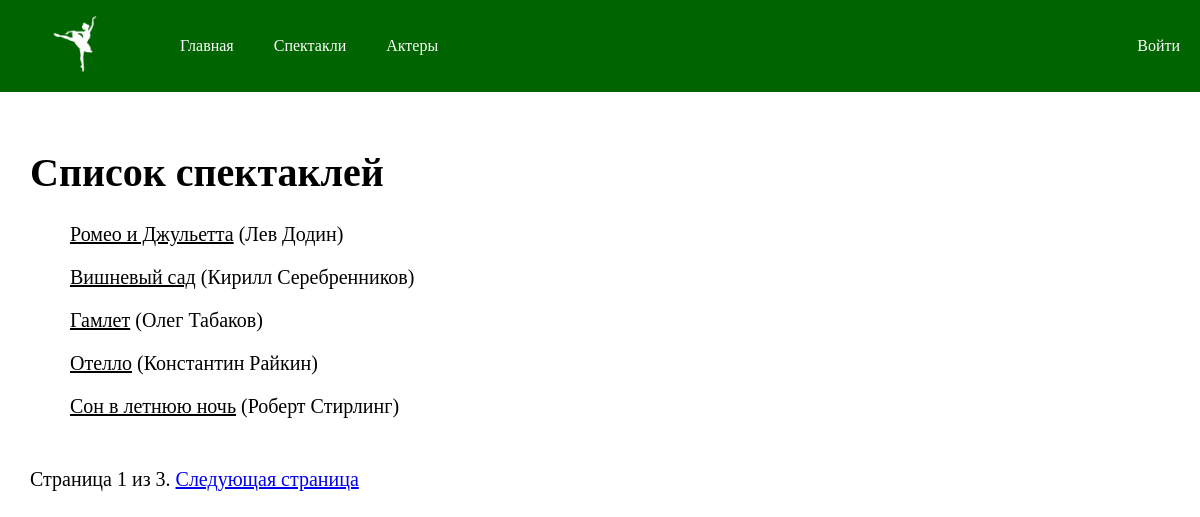
/catalog/plays/, run on the app's committed database.
### catalog/models.py (models this page shows, shortened)
class Play(models.Model):
    name = models.CharField(max_length=200, help_text="Введите название спектакля", verbose_name="Название")
    genre = models.ManyToManyField(Genre, help_text="Выбери жанр", verbose_name="Жанр")
    director = models.CharField(max_length=200, help_text="Введите ФИ режиссера", verbose_name="Режиссер")
    datetime = models.DateTimeField(help_text="Введите дату и время", verbose_name="Дата и время")
    class Meta:
      verbose_name = "спектакль"
      verbose_name_plural = "Спектакли"
    def get_absolute_url(self):
        return reverse('play-detail', args=[str(self.id)])
    def display_genre(self):
        """
        Creates a string for the Genre. This is required to display genre in Admin.
        """
        return ', '.join([ genre.name for genre in self.genre.all()[:3] ])
    display_genre.short_description = 'Жанр'

### catalog/views.py (the view)
class PlayListView(generic.ListView):
    model = Play
    paginate_by = 5

### catalog/templates/catalog/play_list.html
{% extends "base.html" %}
{% block content %}
<div class="plays">
    <h1>Список спектаклей</h1>
    {% if play_list %}
    <ul class="plays__menu">
      {% for play in play_list %}
      <li>
        <a href="{{ play.get_absolute_url }}" class="plays__link">{{ play.name }}</a> ({{play.director}})
      </li>
      {% endfor %}
    </ul>
    {% else %}
      <p>Пока спектаклей не планируется :(</p>
    {% endif %}
</div>
{% endblock %}

### catalog/templates/base.html (shortened to what this page needs)
<!DOCTYPE html>
<html lang="en">
<head>
  {% load static %}
  <link rel="stylesheet" href="{% static 'css/styles.css' %}">
</head>
<body>
  <header class="header">
    <nav class="header__navigation navigation">
      <ul class="navigation__menu">
        <li class="navigation__item"><a href="{% url 'index' %}"><img src="{% static 'img/ballerina.png' %}" class="navigation__logo"></a></li>
        <li class="navigation__item"><a href="{% url 'index' %}" class="navigation__link">Главная</a></li>
        <li class="navigation__item"><a href="{% url 'plays' %}" class="navigation__link">Спектакли</a></li>
        <li class="navigation__item"><a href="{% url 'actors' %}" class="navigation__link">Актеры</a></li>
      </ul>
      <div class="navigation__login">
        {% if user.is_authenticated %}
          <li class="navigation__user">{{ user.get_username }}</li>
          <li class="navigation__log"><a class="navigation__link" href="{% url 'logout'%}?next={{request.path}}">Выйти</a></li>
        {% else %}
          <li class="navigation__log"><a class="navigation__link" href="{% url 'login'%}?next={{request.path}}">Войти</a></li>
        {% endif %}
      </div>
    </nav>
  </header>
  {% block content %}{% endblock %}
  {% block pagination %}
    {% if is_paginated %}
        <div class="pagination">
            <span class="page-links">
                <span class="page-current">
                    Страница {{ page_obj.number }} из {{ page_obj.paginator.num_pages }}.
                </span>
                {% if page_obj.has_next %}
                    <a href="{{ request.path }}?page={{ page_obj.next_page_number }}">Следующая страница</a>
                {% endif %}
            </span>
        </div>
    {% endif %}
  {% endblock %}
</body>
</html>

### catalog/static/css/styles.css (style rules this page uses)
body { margin: 0; box-sizing: border-box; }
header { background-color: #006400; }
.navigation { display: flex; justify-content: space-between; align-items: center; }
.navigation__menu { margin: 0; padding: 10px; gap: 40px; list-style-type: none; display: flex; }
.navigation__logo { width: 130px; }
.navigation__item { display: flex; align-items: center; }
.navigation__link { color: #fff; text-decoration: none; text-align: center; }
.plays { padding: 30px; font-size: 20px; }
.pagination { padding-left: 30px; font-size: 20px; }
.plays__menu { color: #000; list-style-type: none; display: flex; flex-direction: column; gap: 20px; }
.plays__link { color: #000; }
.navigation__login { display: flex; gap: 10px; list-style-type: none; color: #fff; margin-right: 20px; }

### data on the page
Play: name "Ромео и Джульетта", director "Лев Додин"
Play: name "Вишневый сад", director "Кирилл Серебренников"
Play: name "Гамлет", director "Олег Табаков"
Play: name "Отелло", director "Константин Райкин"
Play: name "Сон в летнюю ночь", director "Роберт Стирлинг"

### other printed values
{{ page_obj.number }} "1"
{{ page_obj.paginator.num_pages }} "3"
